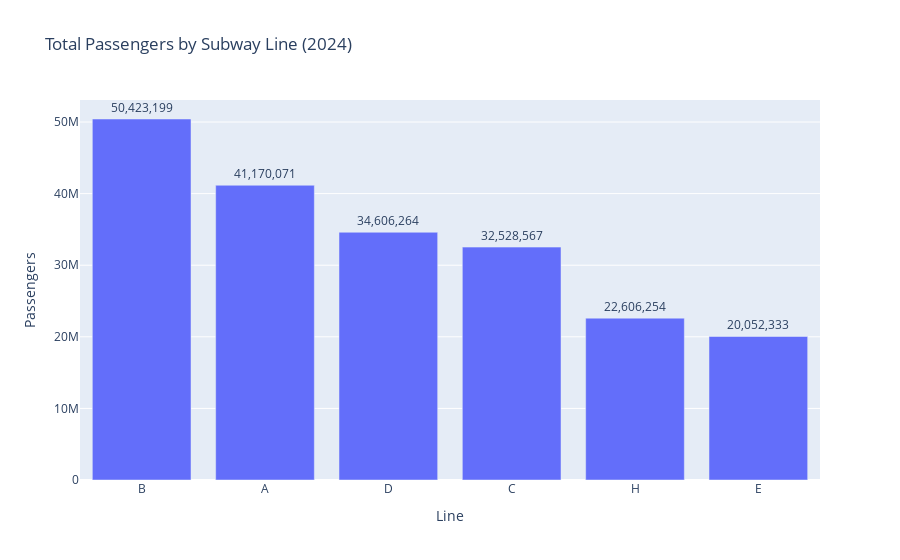
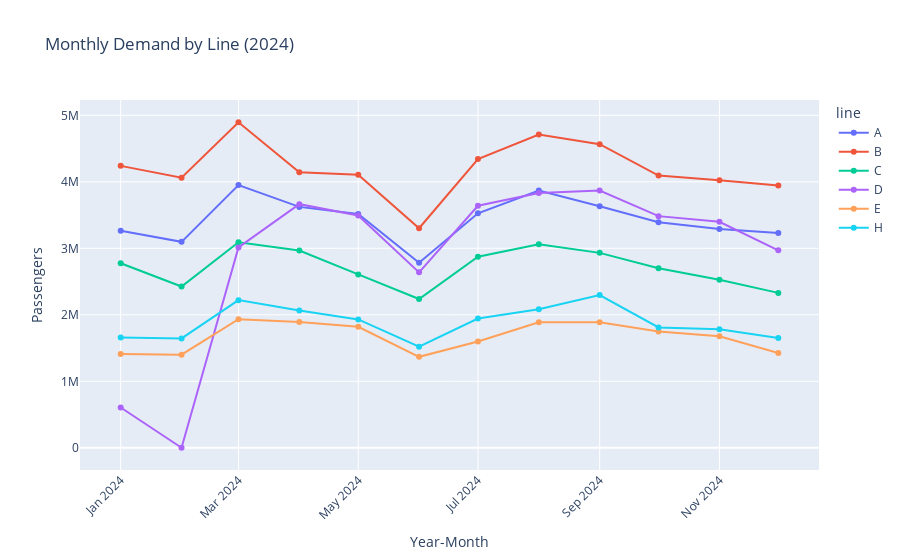

The notebook cell these images were saved under, in order:
### Code cell
# === Block 6 (Lean): Visualizations + Export ===
import os
import plotly.express as px

# Si abriste el notebook “en frío”, recalcular agregados rápido:
if "agg_line_full" not in globals() or "trend_full" not in globals():
    agg_line_full = (
        mol_full.groupby("line", as_index=False)["passengers"]
        .sum()
        .sort_values("passengers", ascending=False)
    )
    trend_full = (
        mol_full.groupby(["year_month", "line"], as_index=False)["passengers"]
        .sum()
        .sort_values(["year_month", "line"])
    )

# 1) Barras: total por línea
fig_bar = px.bar(
    agg_line_full,
    x="line", y="passengers", text="passengers",
    title="Total Passengers by Subway Line (2024)",
    labels={"line": "Line", "passengers": "Passengers"},
)
fig_bar.update_traces(texttemplate='%{text:,.0f}', textposition='outside')
fig_bar.update_layout(uniformtext_minsize=8, uniformtext_mode='hide')
fig_bar.show()

# 2) Líneas: tendencia mensual por línea
fig_line = px.line(
    trend_full,
    x="year_month", y="passengers", color="line", markers=True,
    title="Monthly Demand by Line (2024)",
    labels={"year_month": "Year-Month", "passengers": "Passengers"},
)
fig_line.update_traces(mode="lines+markers")
fig_line.update_layout(xaxis_tickangle=-45)
fig_line.show()

# 3) Export (Kaleido)
bar_path  = os.path.join(PROC_DIR, "bar_passengers_by_line.png")
line_path = os.path.join(PROC_DIR, "line_trend_by_line.png")
fig_bar.write_image(bar_path,  scale=2)
fig_line.write_image(line_path, scale=2)
print("Charts saved in:", PROC_DIR)

### Figure 1 — Plotly figure (JSON) as saved in the notebook; plotly's stock layout.template omitted (floating-point values rounded to 4 significant figures)
{"data": [{"alignmentgroup": "True", "hovertemplate": "Line=%{x}<br>Passengers=%{text}<extra></extra>", "legendgroup": "", "marker": {"color": "#636efa", "pattern": {"shape": ""}}, "name": "", "offsetgroup": "", "orientation": "v", "showlegend": false, "text": [50423199, 41170071, 34606264, 32528567, 22606254, 20052333], "textposition": "outside", "texttemplate": "%{text:,.0f}", "type": "bar", "x": ["B", "A", "D", "C", "H", "E"], "xaxis": "x", "y": [50423199, 41170071, 34606264, 32528567, 22606254, 20052333], "yaxis": "y"}], "layout": {"barmode": "relative", "legend": {"tracegroupgap": 0}, "title": {"text": "Total Passengers by Subway Line (2024)"}, "uniformtext": {"minsize": 8, "mode": "hide"}, "xaxis": {"anchor": "y", "domain": [0, 1], "title": {"text": "Line"}}, "yaxis": {"anchor": "x", "domain": [0, 1], "title": {"text": "Passengers"}}}}

### Figure 2 — Plotly figure (JSON) as saved in the notebook; plotly's stock layout.template omitted (floating-point values rounded to 4 significant figures)
{"data": [{"hovertemplate": "line=A<br>Year-Month=%{x}<br>Passengers=%{y}<extra></extra>", "legendgroup": "A", "line": {"color": "#636efa", "dash": "solid"}, "marker": {"symbol": "circle"}, "mode": "lines+markers", "name": "A", "orientation": "v", "showlegend": true, "type": "scatter", "x": ["2024-01", "2024-02", "2024-03", "2024-04", "2024-05", "2024-06", "2024-07", "2024-08", "2024-09", "2024-10", "2024-11", "2024-12"], "xaxis": "x", "y": [3263982, 3097299, 3950494, 3623002, 3515283, 2781744, 3526024, 3868498, 3631906, 3391679, 3291053, 3229107], "yaxis": "y"}, {"hovertemplate": "line=B<br>Year-Month=%{x}<br>Passengers=%{y}<extra></extra>", "legendgroup": "B", "line": {"color": "#EF553B", "dash": "solid"}, "marker": {"symbol": "circle"}, "mode": "lines+markers", "name": "B", "orientation": "v", "showlegend": true, "type": "scatter", "x": ["2024-01", "2024-02", "2024-03", "2024-04", "2024-05", "2024-06", "2024-07", "2024-08", "2024-09", "2024-10", "2024-11", "2024-12"], "xaxis": "x", "y": [4239766, 4060790, 4895806, 4143124, 4104828, 3302296, 4342364, 4710006, 4565120, 4093185, 4022761, 3943153], "yaxis": "y"}, {"hovertemplate": "line=C<br>Year-Month=%{x}<br>Passengers=%{y}<extra></extra>", "legendgroup": "C", "line": {"color": "#00cc96", "dash": "solid"}, "marker": {"symbol": "circle"}, "mode": "lines+markers", "name": "C", "orientation": "v", "showlegend": true, "type": "scatter", "x": ["2024-01", "2024-02", "2024-03", "2024-04", "2024-05", "2024-06", "2024-07", "2024-08", "2024-09", "2024-10", "2024-11", "2024-12"], "xaxis": "x", "y": [2776085, 2425315, 3092070, 2966780, 2607845, 2237000, 2873513, 3061583, 2931597, 2700873, 2526342, 2329564], "yaxis": "y"}, {"hovertemplate": "line=D<br>Year-Month=%{x}<br>Passengers=%{y}<extra></extra>", "legendgroup": "D", "line": {"color": "#ab63fa", "dash": "solid"}, "marker": {"symbol": "circle"}, "mode": "lines+markers", "name": "D", "orientation": "v", "showlegend": true, "type": "scatter", "x": ["2024-01", "2024-02", "2024-03", "2024-04", "2024-05", "2024-06", "2024-07", "2024-08", "2024-09", "2024-10", "2024-11", "2024-12"], "xaxis": "x", "y": [605572, 645, 3012727, 3664052, 3493665, 2638142, 3640226, 3831944, 3867912, 3483963, 3398023, 2969393], "yaxis": "y"}, {"hovertemplate": "line=E<br>Year-Month=%{x}<br>Passengers=%{y}<extra></extra>", "legendgroup": "E", "line": {"color": "#FFA15A", "dash": "solid"}, "marker": {"symbol": "circle"}, "mode": "lines+markers", "name": "E", "orientation": "v", "showlegend": true, "type": "scatter", "x": ["2024-01", "2024-02", "2024-03", "2024-04", "2024-05", "2024-06", "2024-07", "2024-08", "2024-09", "2024-10", "2024-11", "2024-12"], "xaxis": "x", "y": [1411591, 1400948, 1934438, 1891054, 1819848, 1367810, 1597462, 1887760, 1888366, 1749976, 1676885, 1426195], "yaxis": "y"}, {"hovertemplate": "line=H<br>Year-Month=%{x}<br>Passengers=%{y}<extra></extra>", "legendgroup": "H", "line": {"color": "#19d3f3", "dash": "solid"}, "marker": {"symbol": "circle"}, "mode": "lines+markers", "name": "H", "orientation": "v", "showlegend": true, "type": "scatter", "x": ["2024-01", "2024-02", "2024-03", "2024-04", "2024-05", "2024-06", "2024-07", "2024-08", "2024-09", "2024-10", "2024-11", "2024-12"], "xaxis": "x", "y": [1659613, 1645497, 2220676, 2064101, 1930038, 1520170, 1943061, 2083512, 2297467, 1809371, 1782810, 1649938], "yaxis": "y"}], "layout": {"legend": {"title": {"text": "line"}, "tracegroupgap": 0}, "title": {"text": "Monthly Demand by Line (2024)"}, "xaxis": {"anchor": "y", "domain": [0, 1], "tickangle": -45, "title": {"text": "Year-Month"}}, "yaxis": {"anchor": "x", "domain": [0, 1], "title": {"text": "Passengers"}}}}
